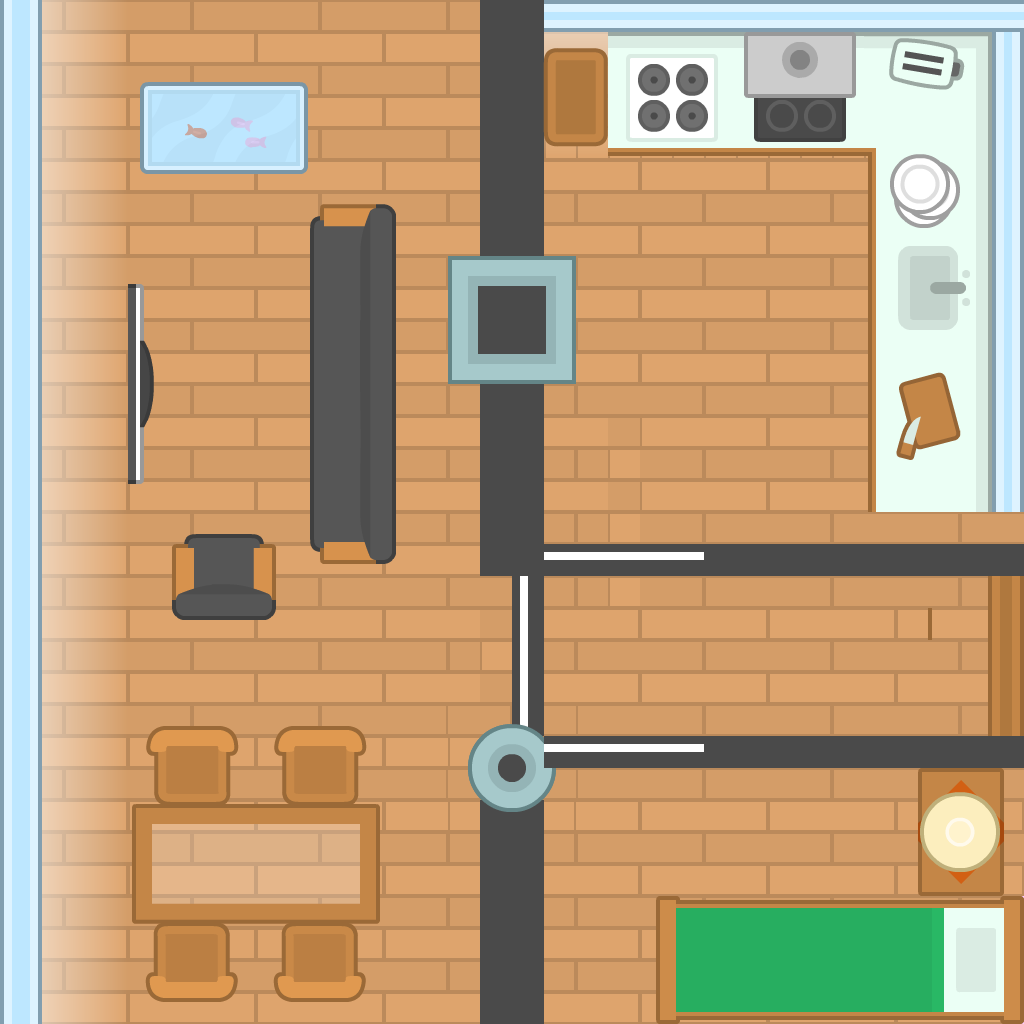

This game map was drawn from its Tiled (.tmx) file and the tilesets committed beside it. A one-line description and the trimmed map source follow:
An orthogonal 32x32 tile map with 32x32 px tiles, 4 tile layers (Casa, PrimeraCapa, Puertas, Detalles).

<map version="1.2" tiledversion="1.3.2" orientation="orthogonal" renderorder="right-down" compressionlevel="0" width="32" height="32" tilewidth="32" tileheight="32" infinite="0" nextlayerid="5" nextobjectid="1">
 <properties>
  <property name="Destruible" type="bool" value="false" />
 </properties>
 <tileset firstgid="1" source="MainMapSheet.tsx" />
 <layer id="1" name="Casa" width="32" height="32">
  <properties>
   <property name="destructible" type="bool" value="false" />
  </properties>
  <data>[1024 cells, 1024 non-empty, 39 distinct tile ids]</data>
 </layer>
 <layer id="2" name="PrimeraCapa" width="32" height="32">
  <properties>
   <property name="destructible" type="bool" value="false" />
  </properties>
  <data>[1024 cells, 546 non-empty, 385 distinct tile ids]</data>
 </layer>
 <layer id="4" name="Puertas" width="32" height="32">
  <properties>
   <property name="destructible" type="bool" value="true" />
  </properties>
  <data>[1024 cells, 15 non-empty, 10 distinct tile ids]</data>
 </layer>
 <layer id="3" name="Detalles" width="32" height="32">
  <properties>
   <property name="destructible" type="bool" value="false" />
  </properties>
  <data>[1024 cells, 166 non-empty, 116 distinct tile ids]</data>
 </layer>
</map>
